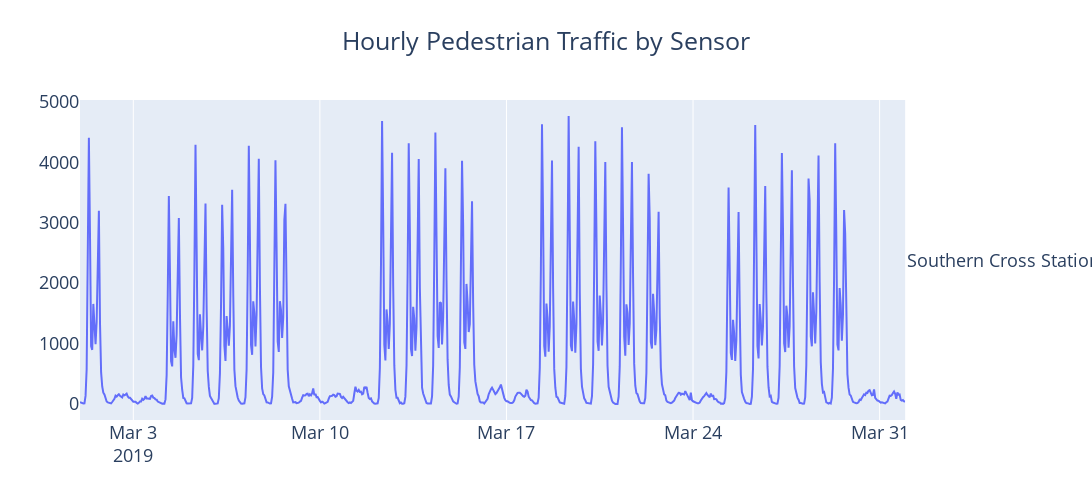

The notebook cell saved with this chart:
### Markdown cell above
_Visual representations help patterns jump out_

### Code cell
plot_sensor_traffic(pedestrian_df)

### Figure 1 — Plotly figure (JSON) as saved in the notebook; plotly's stock layout.template omitted (floating-point values rounded to 4 significant figures; data arrays with more than 128 entries replaced by an {"elided": "..."} marker saying what was removed)
{"data": [{"hovertemplate": "Sensor_Name=Southern Cross Station<br>Date_Time=%{x}<br>Hourly_Counts=%{y}<extra></extra>", "legendgroup": "", "line": {"color": "#636efa", "dash": "solid"}, "mode": "lines", "name": "", "orientation": "v", "showlegend": false, "type": "scatter", "x": {"elided": "744 str values"}, "xaxis": "x", "y": {"elided": "744 int values"}, "yaxis": "y"}], "layout": {"annotations": [{"font": {}, "showarrow": false, "text": "Southern Cross Station", "textangle": 0, "x": 0.98, "xanchor": "left", "xref": "paper", "y": 0.5, "yanchor": "middle", "yref": "paper"}], "font": {"size": 18}, "height": 500, "legend": {"tracegroupgap": 0}, "margin": {"r": 170}, "title": {"text": "Hourly Pedestrian Traffic by Sensor", "x": 0.5}, "width": 1500, "xaxis": {"anchor": "y", "domain": [0, 0.98], "showgrid": true, "title": {}}, "yaxis": {"anchor": "x", "domain": [0, 1], "matches": "y", "showgrid": false, "title": {}, "zeroline": false}}}
